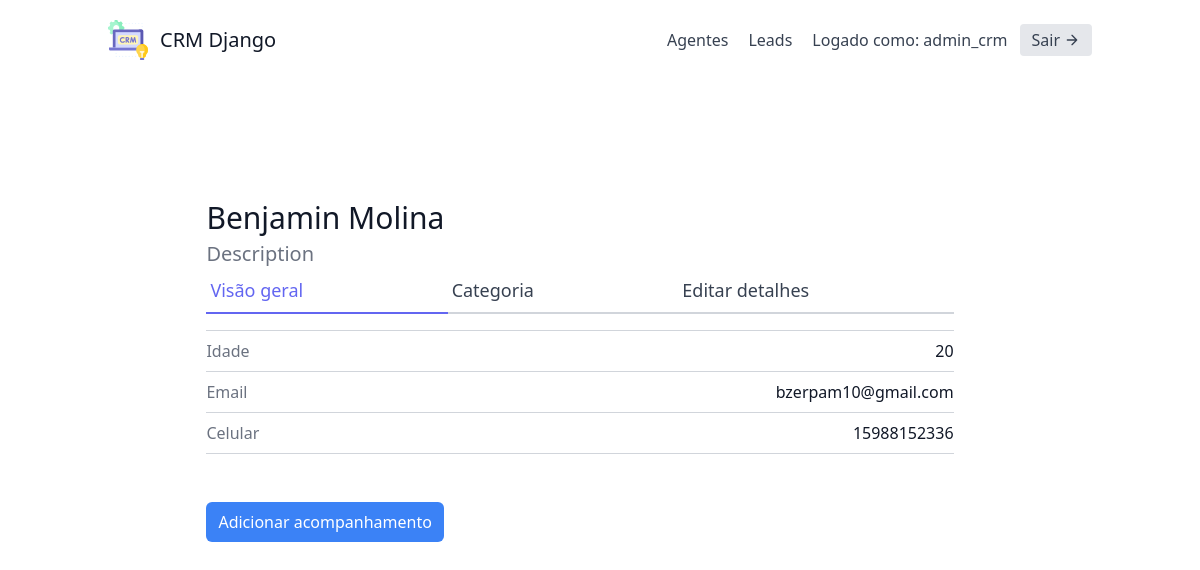
The page /leads/2/ (signed in) on the database as committed earlier.
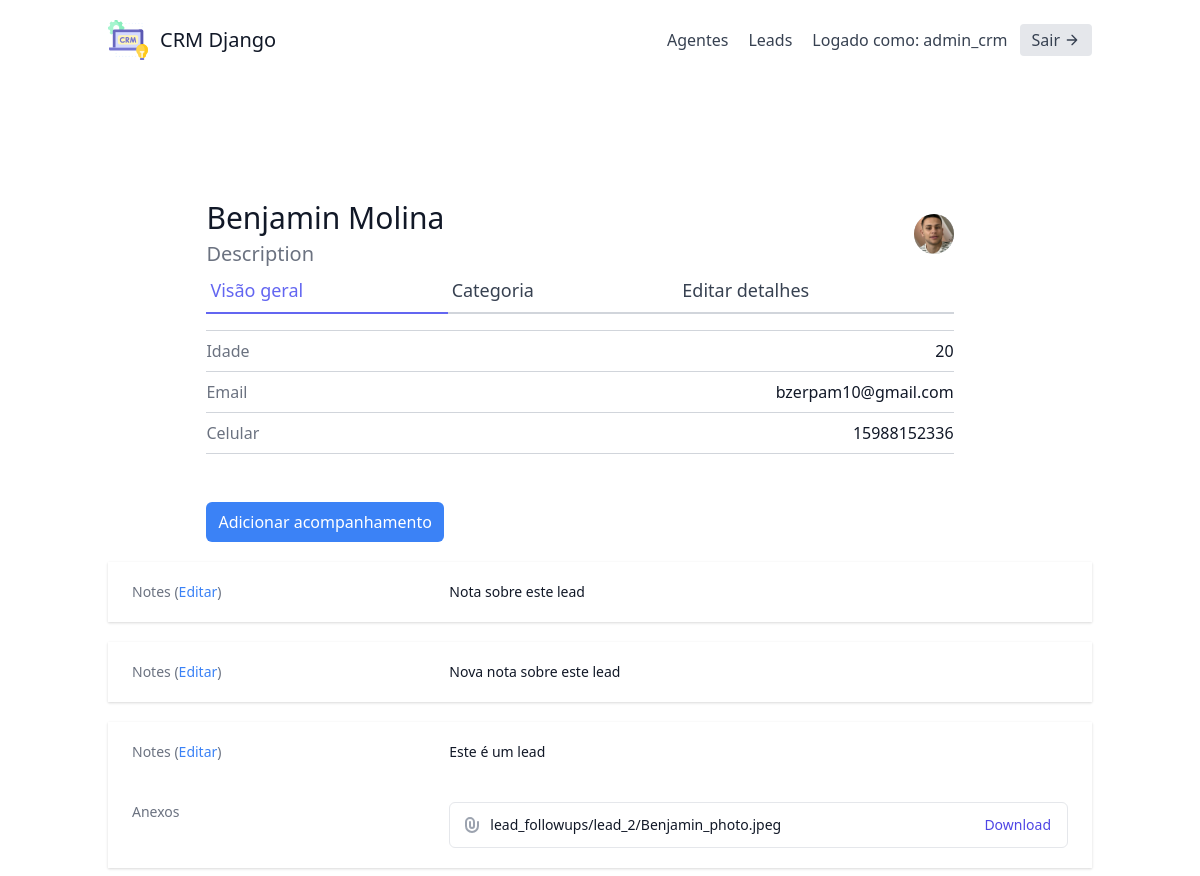
The same page on the database as committed later.
### leads/models.py (models this page shows, shortened)
class Lead(models.Model):
    first_name = models.CharField(max_length=20)
    last_name = models.CharField(max_length=20)
    age = models.IntegerField(default=0)
    organisation = models.ForeignKey(UserProfile, on_delete=models.CASCADE)
    agent = models.ForeignKey("Agent", null=True, blank=True, on_delete=models.SET_NULL)
    category = models.ForeignKey("Category", related_name="leads", null=True, blank=True, on_delete=models.SET_NULL)
    description = models.TextField()
    date_added = models.DateTimeField(auto_now_add=True)
    phone_number = models.CharField(max_length=20)
    email = models.EmailField()
    profile_picture = models.ImageField(null=True, blank=True, upload_to="profile_pictures/")
    converted_date = models.DateTimeField(null=True, blank=True)
    objects = LeadManager()

class FollowUp(models.Model):
    lead = models.ForeignKey(Lead, related_name="followups", on_delete=models.CASCADE)
    date_added = models.DateTimeField(auto_now_add=True)
    notes = models.TextField(blank=True, null=True)
    file = models.FileField(null=True, blank=True, upload_to=handle_upload_follow_ups)

### leads/views.py (the view)
# urls.py: path('<int:pk>/', LeadDetailView.as_view(), name='lead-detail'),
class LeadDetailView(LoginRequiredMixin, generic.DetailView):
    template_name = "leads/lead_detail.html"
    context_object_name = "lead"
    def get_queryset(self):
        user = self.request.user
        if user.is_organisor:
            queryset = Lead.objects.filter(organisation=user.userprofile)
        else:
            queryset = Lead.objects.filter(organisation=user.agent.organisation)
            queryset = queryset.filter(agent__user=user)
        return queryset

### leads/models.py (called while the page is built)
    def get_queryset(self):
        return super().get_queryset()

### leads/templates/leads/lead_detail.html (shortened to what the changed rows need)
{% extends "base.html" %}
{% block content %}
<section class="text-gray-700 body-font overflow-hidden">
    <div class="container px-5 py-24 mx-auto">
        <div class="lg:w-4/5 mx-auto flex flex-wrap">
            <div class="w-full lg:pr-10 lg:py-6 mb-6 lg:mb-0">
                <div class="w-full flex items-center justify-between space-x-6">
                    <div class="flex-1 truncate">
                        <div class="flex items-center space-x-3">
                            <h3 class="text-3xl text-gray-900 font-medium truncate">{{ lead.first_name }} {{ lead.last_name }}</h3>
                        </div>
                        <p class="mt-1 text-xl text-gray-500 truncate">{{ lead.description }}</p>
                    </div>
                    {% if lead.profile_picture %}
                    <img class="w-10 h-10 bg-gray-300 rounded-full flex-shrink-0" src="{{ lead.profile_picture.url }}" alt="">
                    {% endif %}
                </div>
                <div class="flex border-t border-gray-300 py-2">
                    <span class="text-gray-500">Idade</span>
                    <span class="ml-auto text-gray-900">{{ lead.age }}</span>
                </div>
                <div class="flex border-t border-gray-300 py-2">
                    <span class="text-gray-500">Email</span>
                    <span class="ml-auto text-gray-900">{{ lead.email }}</span>
                </div>
                <div class="flex border-t border-b mb-6 border-gray-300 py-2">
                    <span class="text-gray-500">Celular</span>
                    <span class="ml-auto text-gray-900">{{ lead.phone_number }}</span>
                </div>
            </div>
        </div>
        {% for followup in lead.followups.all %}
            <div class="mt-5 shadow px-4 sm:px-6">
                <div class="py-4 sm:py-5 sm:grid sm:grid-cols-3 sm:gap-4">
                    <dt class="text-sm font-medium text-gray-500">
                    Notes (<a href="{% url 'leads:lead-followup-update' followup.pk %}" class="text-blue-500 hover:text-blue-700">Editar</a>)
                    </dt>
                    <dd class="mt-1 text-sm text-gray-900 sm:mt-0 sm:col-span-2">
                    {{ followup.notes }}
                    </dd>
                </div>
                {% if followup.file %}
                    <div class="py-4 sm:py-5 sm:grid sm:grid-cols-3 sm:gap-4">
                        <dt class="text-sm font-medium text-gray-500">
                        Anexos
                        </dt>
                        <dd class="mt-1 text-sm text-gray-900 sm:mt-0 sm:col-span-2">
                        <ul class="border border-gray-200 rounded-md divide-y divide-gray-200">
                            <li class="pl-3 pr-4 py-3 flex items-center justify-between text-sm">
                                <div class="w-0 flex-1 flex items-center">
                                    <span class="ml-2 flex-1 w-0 truncate">
                                    {{ followup.file.name }}
                                    </span>
                                </div>
                                <div class="ml-4 flex-shrink-0">
                                    <a href="{{ followup.file.url }}" download class="font-medium text-indigo-600 hover:text-indigo-500">
                                    Download
                                    </a>
                                </div>
                            </li>
                        </ul>
                        </dd>
                    </div>
                {% endif %}
            </div>
        {% endfor %}
    </div>
  </section>
{% endblock content %}

Rows that differ between the two databases and show on the page:
changed Lead "Benjamin": profile_picture: picture added
added FollowUp: notes "Nota sobre este lead"
added FollowUp: notes "Nova nota sobre este lead"
added FollowUp: notes "Este é um lead", file.name "lead_followups/lead_2/Benjamin_photo.jpeg"
